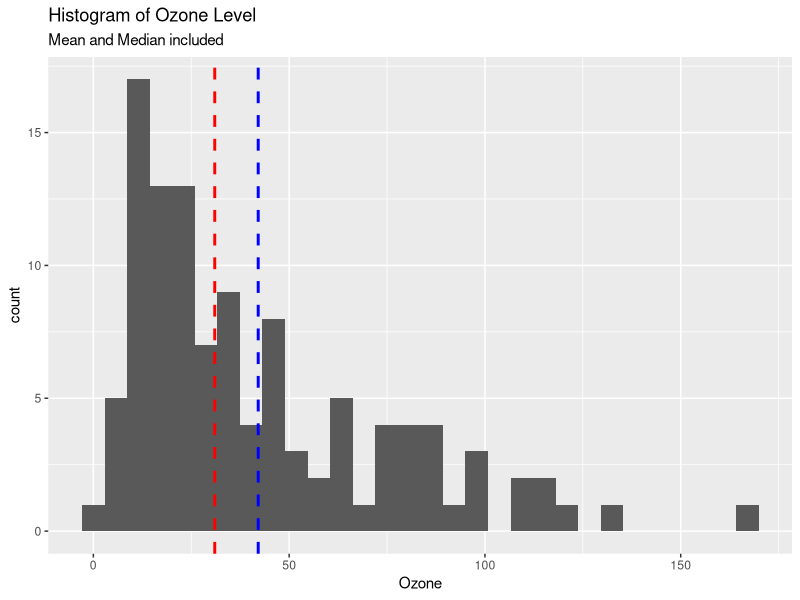
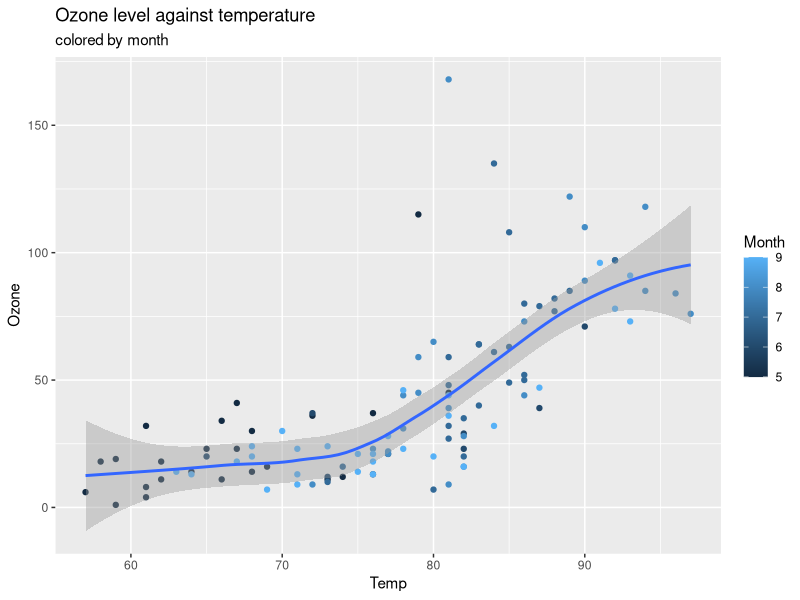
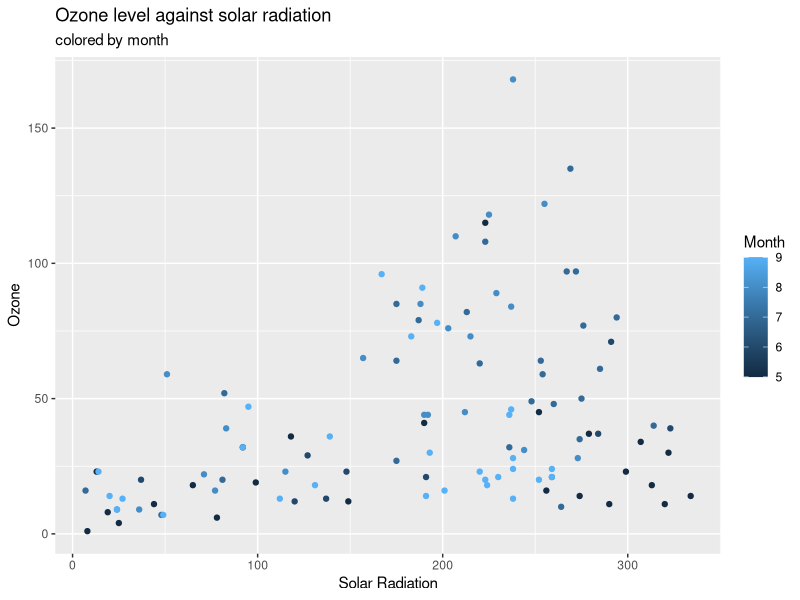
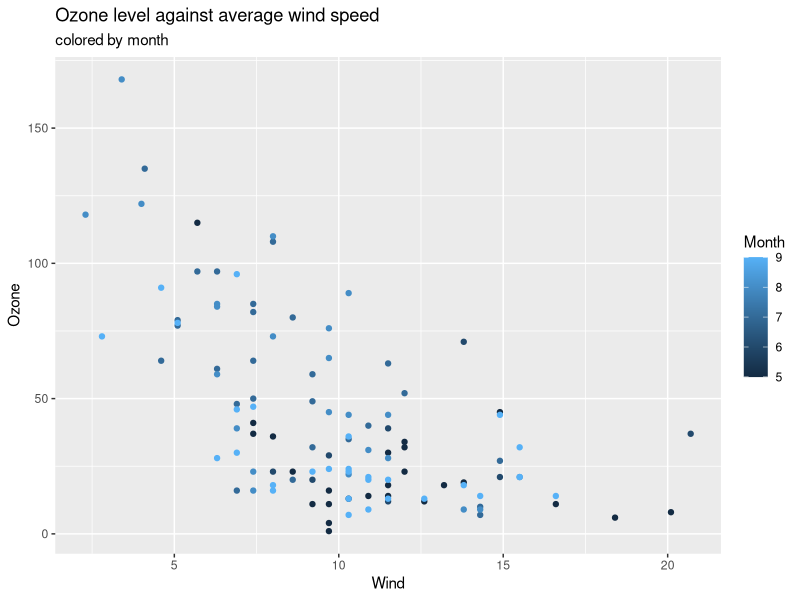
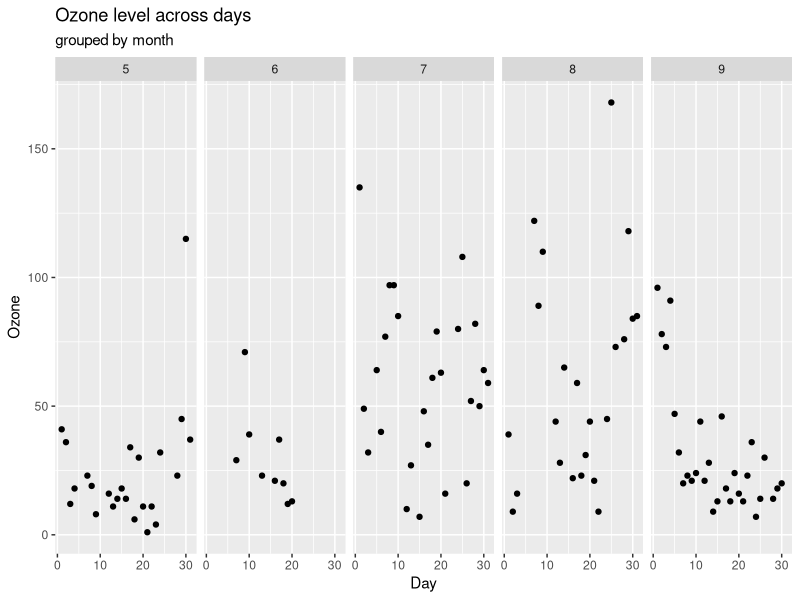

R code for these plots, in order:
## ---- chunk 1
#| label: "setup"
#| include: false
library(dplyr)
library(tidyverse)
library(ggplot2)
## ---- chunk 2
#| echo: true
data(airquality)
## ---- chunk 3
#| echo: true
dim(airquality)
head(airquality, 3)
## ---- chunk 4
air <- drop_na(airquality)
## ---- chunk 5
dim(air)
## ---- chunk 6
air %>% summarise(mean_ozone = mean(Ozone),
                  median_ozone = median(Ozone),
                  sd_ozone = sd(Ozone),
                  max_ozone = max(Ozone),
                  min_ozone = min(Ozone))
## ---- chunk 7
#| warning: false
#| label: fig-ozone-histogram
#| fig-cap: "We plot ozone levels in histogram form to get a better sense of the distribution"
ggplot(air, aes(x=Ozone)) + geom_histogram() + 
  ggtitle("Histogram of Ozone Level", subtitle = "Mean and Median included") + 
  geom_vline(aes(xintercept=mean(Ozone)),
            color="blue", linetype="dashed", size=1) + 
  geom_vline(aes(xintercept=median(Ozone)),
            color="red", linetype="dashed", size=1)
  
## ---- chunk 8
air  %>%
  select(Ozone, Month, Day)%>% 
  slice_max(Ozone, n = 3)
## ---- chunk 9
air  %>%
  select(Ozone, Month, Day)%>% 
  slice_min(Ozone, n = 3)
## ---- chunk 10
air %>% filter(Ozone > 100)
## ---- chunk 11
air %>% 
  group_by(Month) %>%
  summarise(mean_ozone = mean(Ozone),
            mean_temp = mean(Temp),
            sd_temp = sd(Temp),
            median_temp = median(Temp),
            max_temp = max(Temp),
            min_temp = min(Temp),
            count = n()) %>%
  arrange(desc(mean_temp))
## ---- chunk 12
#| warning: false
#| label: fig-ozone-temp
#| fig-cap: "Plot of Ozone against temperature shows that there is some relationship between Ozone level and temprature. The colors correspond to month; we can see more black dots in the lower temperature and lower ozone level range, and shallower dots in the higher temperature and higher ozone level range. The blue line represents the rrend line, which is roughly linear. the gray area is 95% confidence interval"
ggplot(air, aes(x=Temp, y=Ozone)) + 
  geom_point(aes(col=Month)) + geom_smooth()+ ggtitle("Ozone level against temperature", subtitle = "colored by month")
## ---- chunk 13
#| warning: false
#| label: fig-ozone-solar
#| fig-cap: "There is no clear relationship between Ozone and solar radiation"
ggplot(air, aes(x=Solar.R, y=Ozone)) + 
  geom_point(aes(col=Month)) + ggtitle("Ozone level against solar radiation", subtitle = "colored by month") + xlab("Solar Radiation")
## ---- chunk 14
#| warning: false
#| label: fig-ozone-wind
#| fig-cap: "Ozone level and wind speed has a negative relationship. The higher the wind speed, the lower the ozone level"
ggplot(air, aes(x=Wind, y=Ozone)) + 
  geom_point(aes(col=Month))  + ggtitle("Ozone level against average wind speed", subtitle = "colored by month")
## ---- chunk 15
#| label: fig-ozone-days
#| fig-cap: "We plot ozone levels across days separated by months. There is no strong relationship between the ozone levels and the specific days in the month."
ggplot(air, aes(x=Day, y=Ozone)) + 
  geom_point()  + facet_grid(cols = vars(Month))  + ggtitle("Ozone level across days", subtitle = "grouped by month")
## ---- chunk 16
lm.out <- lm(Ozone ~ Temp, data = air)
summary(lm.out)
## ---- chunk 17
lm.out.2 <- lm(Ozone ~ Temp + Month, data = air)
summary(lm.out.2)
## ---- chunk 18
lm.out.3 <- lm(Ozone ~ Temp + Month + Wind + Solar.R, data = air)
summary(lm.out.3)
